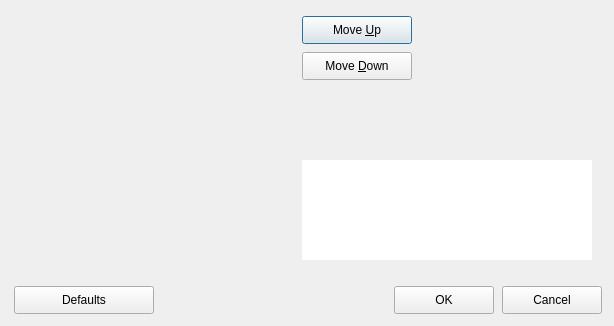
<?xml version="1.0" encoding="UTF-8"?><ui version="4.0"><class>IDD_DIRCOLS</class>
<widget class="QDialog" name="IDD_DIRCOLS">
<property name="geometry">
<rect><x>0</x><y>0</y>
<width>614</width><height>326</height></rect></property>
<property name="windowTitle"><string>"Display Columns"
</string></property>
<widget class="QPushButton" name="IDC_UP">
<property name="geometry">
<rect><x>302</x><y>16</y><width>110</width><height>28</height></rect></property>
<property name="text"><string>Move &amp;Up</string></property>
</widget>
<widget class="QPushButton" name="IDC_DOWN">
<property name="geometry">
<rect><x>302</x><y>52</y><width>110</width><height>28</height></rect></property>
<property name="text"><string>Move &amp;Down</string></property>
</widget>
<widget class="QTextEdit" name="IDC_COLDLG_DESC">
<property name="geometry">
<rect><x>302</x><y>160</y><width>290</width><height>100</height></rect></property>
<property name="verticalScrollBarPolicy"><enum>Qt::ScrollBarAlwaysOff</enum></property><property name="horizontalScrollBarPolicy"><enum>Qt::ScrollBarAlwaysOff</enum></property><property name="frameShape"><enum>QFrame::NoFrame</enum></property></widget>
<widget class="QPushButton" name="IDC_COLDLG_DEFAULTS">
<property name="geometry">
<rect><x>14</x><y>286</y><width>140</width><height>28</height></rect></property>
<property name="text"><string>Defaults</string></property>
</widget>
<widget class="QPushButton" name="IDOK">
<property name="geometry">
<rect><x>394</x><y>286</y><width>100</width><height>28</height></rect></property>
<property name="text"><string>OK</string></property>
</widget>
<widget class="QPushButton" name="IDCANCEL">
<property name="geometry">
<rect><x>502</x><y>286</y><width>100</width><height>28</height></rect></property>
<property name="text"><string>Cancel</string></property>
</widget>
</widget><resources/><connections/></ui>
